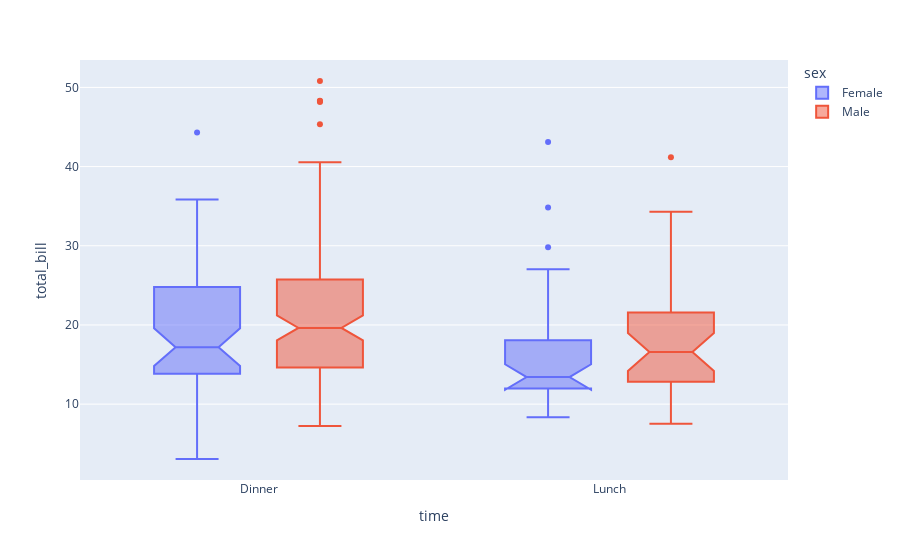

The code cell stored with this chart in its notebook:
### Code cell
fig = px.box(df , x = 'time', y = 'total_bill' , points = 'outliers', notched = True, color = 'sex' )
fig.show()

### Figure 1 — Plotly figure (JSON) as saved in the notebook; plotly's stock layout.template omitted (floating-point values rounded to 4 significant figures; data arrays with more than 128 entries replaced by an {"elided": "..."} marker saying what was removed)
{"data": [{"alignmentgroup": "True", "boxpoints": "outliers", "hovertemplate": "sex=Female<br>time=%{x}<br>total_bill=%{y}<extra></extra>", "legendgroup": "Female", "marker": {"color": "#636efa"}, "name": "Female", "notched": true, "offsetgroup": "Female", "orientation": "v", "showlegend": true, "type": "box", "x": ["Dinner", "Dinner", "Dinner", "Dinner", "Dinner", "Dinner", "Dinner", "Dinner", "Dinner", "Dinner", "Dinner", "Dinner", "Dinner", "Dinner", "Dinner", "Dinner", "Dinner", "Dinner", "Dinner", "Dinner", "Dinner", "Lunch", "Lunch", "Dinner", "Dinner", "Dinner", "Dinner", "Dinner", "Dinner", "Dinner", "Dinner", "Dinner", "Dinner", "Dinner", "Dinner", "Lunch", "Lunch", "Lunch", "Lunch", "Lunch", "Lunch", "Lunch", "Lunch", "Lunch", "Lunch", "Lunch", "Lunch", "Lunch", "Lunch", "Lunch", "Lunch", "Lunch", "Lunch", "Lunch", "Lunch", "Lunch", "Lunch", "Dinner", "Dinner", "Dinner", "Dinner", "Dinner", "Dinner", "Dinner", "Dinner", "Dinner", "Dinner", "Lunch", "Lunch", "Lunch", "Lunch", "Lunch", "Lunch", "Lunch", "Dinner", "Dinner", "Dinner", "Dinner", "Dinner", "Lunch", "Lunch", "Lunch", "Lunch", "Dinner", "Dinner", "Dinner", "Dinner"], "x0": " ", "xaxis": "x", "y": [16.99, 24.59, 35.26, 14.83, 10.33, 16.97, 20.29, 15.77, 19.65, 15.06, 20.69, 16.93, 10.29, 34.81, 26.41, 16.45, 3.07, 17.07, 26.86, 25.28, 14.73, 10.07, 34.83, 5.75, 16.32, 22.75, 11.35, 15.38, 44.3, 22.42, 20.92, 14.31, 7.25, 25.71, 17.31, 10.65, 12.43, 24.08, 13.42, 12.48, 29.8, 14.52, 11.38, 20.27, 11.17, 12.26, 18.26, 8.51, 10.33, 14.15, 13.16, 17.47, 27.05, 16.43, 8.35, 18.64, 11.87, 29.85, 25.0, 13.39, 16.21, 17.51, 10.59, 10.63, 9.6, 20.9, 18.15, 19.81, 43.11, 13.0, 12.74, 13.0, 16.4, 16.47, 12.76, 13.27, 28.17, 12.9, 30.14, 13.42, 15.98, 16.27, 10.09, 22.12, 35.83, 27.18, 18.78], "y0": " ", "yaxis": "y"}, {"alignmentgroup": "True", "boxpoints": "outliers", "hovertemplate": "sex=Male<br>time=%{x}<br>total_bill=%{y}<extra></extra>", "legendgroup": "Male", "marker": {"color": "#EF553B"}, "name": "Male", "notched": true, "offsetgroup": "Male", "orientation": "v", "showlegend": true, "type": "box", "x": {"elided": "157 str values"}, "x0": " ", "xaxis": "x", "y": {"elided": "157 float values"}, "y0": " ", "yaxis": "y"}], "layout": {"boxmode": "group", "legend": {"title": {"text": "sex"}, "tracegroupgap": 0}, "margin": {"t": 60}, "xaxis": {"anchor": "y", "domain": [0, 1], "title": {"text": "time"}}, "yaxis": {"anchor": "x", "domain": [0, 1], "title": {"text": "total_bill"}}}}
